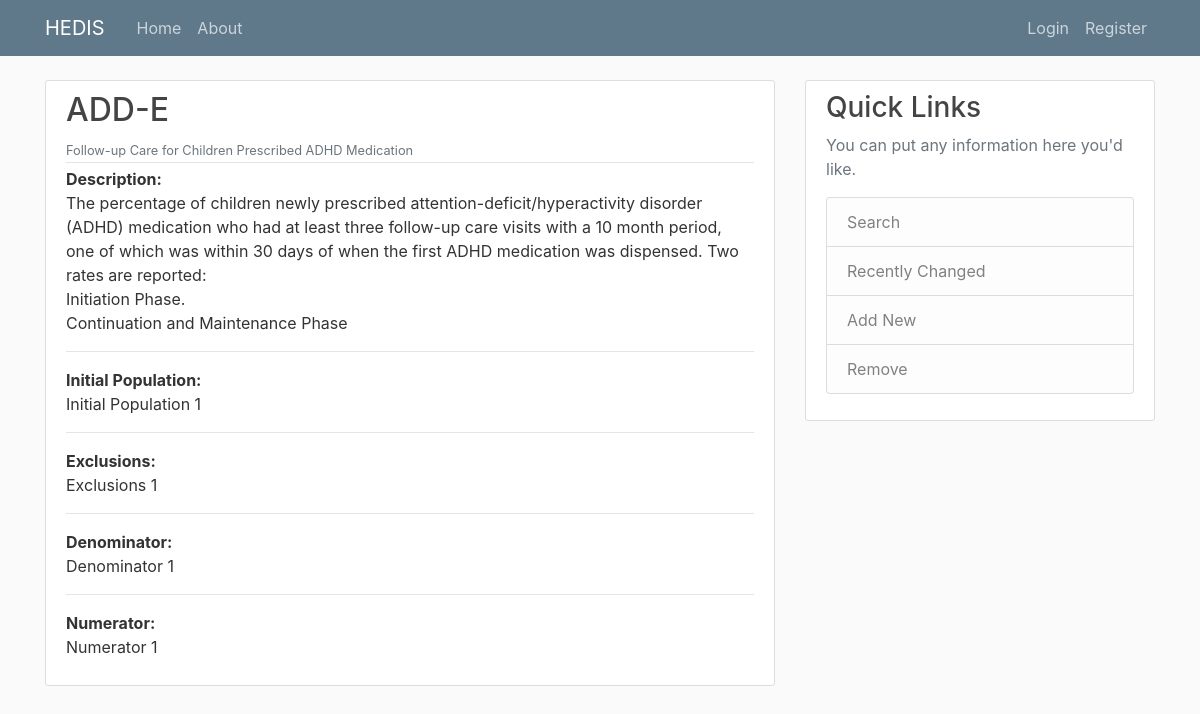
Page /measure/id/2/ on the committed database.
### measure/models.py (models this page shows, shortened)
class Measure(models.Model):
    title = models.CharField(max_length=100)
    acronym = models.CharField(max_length=100)
    description = models.TextField()
    measure_year = models.IntegerField()
    population = models.TextField()
    exclusions = models.TextField()
    denominator = models.TextField()
    numerator = models.TextField()
    author = models.ForeignKey(User, on_delete=models.CASCADE)

### measure/views.py (the view)
# urls.py: path('id/<pk>/', MeasureDetailView.as_view(), name="measure-detail"),
class MeasureDetailView(DetailView):
    model = Measure

### measure/templates/measure/measure_detail.html
{% extends "measure/base.html" %}
{% block content %}
    <article class="media content-section">
        <div class="media-body">
        <div class="article-metadata">
            <h2 class="mr-2">{{ object.acronym }}</h2>
            <small class="text-muted">{{ object.title }}</small>
        </div>
        <b>Description:</b><p class="article-content">{{object.description}}</p>
        <hr class="mt-2 mb-3"/>
        <b>Initial Population:</b><p class="article-content">{{object.population}}</p>
        <hr class="mt-2 mb-3"/>
        <b>Exclusions:</b><p class="article-content">{{object.exclusions}}</p>
        <hr class="mt-2 mb-3"/>
        <b>Denominator:</b><p class="article-content">{{object.denominator}}</p>
        <hr class="mt-2 mb-3"/>
        <b>Numerator:</b><p class="article-content">{{object.numerator}}</p>
        </div>
    </article>
{% endblock content %}

### measure/static/measure/main.css (style rules this page uses)
body { background: #fafafa; color: #333333; margin-top: 5rem; }
h1, h2, h3, h4, h5, h6 { color: #444444; }
.content-section { background: #ffffff; padding: 10px 20px; border: 1px solid #dddddd; border-radius: 3px; margin-bottom: 20px; }
.article-content { white-space: pre-line; }
.article-metadata { padding-bottom: 1px; margin-bottom: 4px; border-bottom: 1px solid #e3e3e3 }

### rows in the picture
Measure: acronym "ADD-E", title "Follow-up Care for Children Prescribed ADHD Medication", description "The percentage of children newly prescribed attention-deficit/hyperactivity disorder (ADHD) medication who had at least three follow-up care visits with a 10 month period, one of which was within 30 days of when the first ADHD medication was dispensed. Two rates are reported: Initiation Phase. Continuation and Maintenance Phase", population "Initial Population 1", exclusions "Exclusions 1", denominator "Denominator 1", numerator "Numerator 1"
